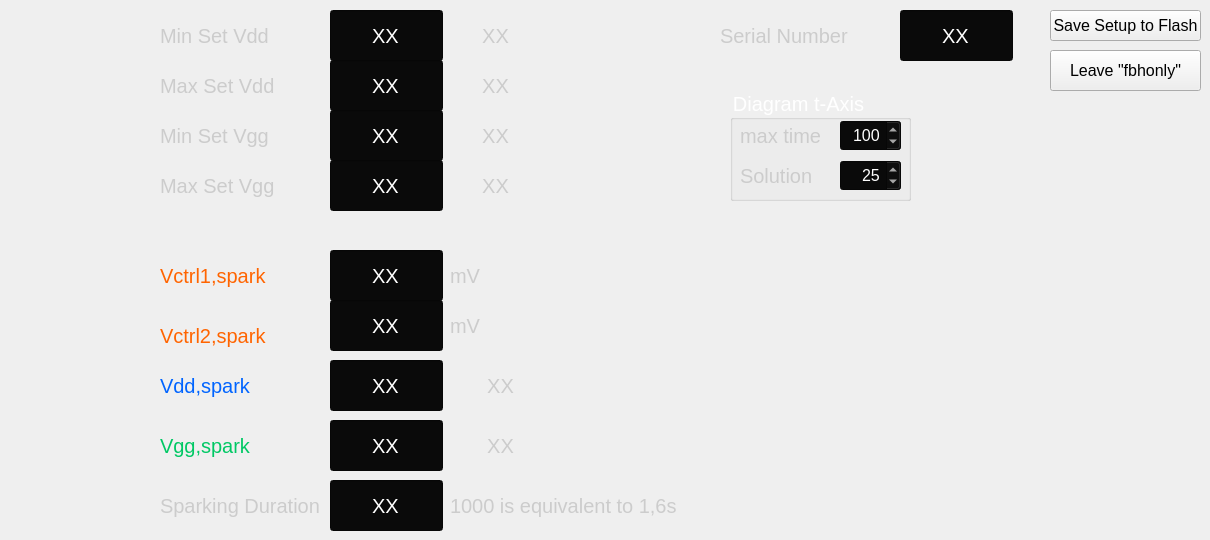
   <widget class="QWidget" name="Limits">
    <attribute name="title">
     <string>Limits</string>
    </attribute>
    <widget class="QLineEdit" name="editVddmax">
     <property name="geometry">
      <rect>
       <x>330</x>
       <y>60</y>
       <width>113</width>
       <height>51</height>
      </rect>
     </property>
     <property name="font">
      <font>
       <pointsize>15</pointsize>
      </font>
     </property>
     <property name="styleSheet">
      <string notr="true">background-color: rgb(10, 10, 10);
color: rgb(255, 255, 255);</string>
     </property>
     <property name="text">
      <string>XX</string>
     </property>
     <property name="alignment">
      <set>Qt::AlignCenter</set>
     </property>
    </widget>
    <widget class="QLabel" name="lblDigPotiCustomer_11">
     <property name="geometry">
      <rect>
       <x>160</x>
       <y>70</y>
       <width>161</width>
       <height>31</height>
      </rect>
     </property>
     <property name="font">
      <font>
       <pointsize>15</pointsize>
      </font>
     </property>
     <property name="styleSheet">
      <string notr="true">color: rgb(204, 204, 204);</string>
     </property>
     <property name="text">
      <string>Max Set Vdd</string>
     </property>
     <property name="alignment">
      <set>Qt::AlignLeading|Qt::AlignLeft|Qt::AlignVCenter</set>
     </property>
    </widget>
    <widget class="QLineEdit" name="editVddmin">
     <property name="geometry">
      <rect>
       <x>330</x>
       <y>10</y>
       <width>113</width>
       <height>51</height>
      </rect>
     </property>
     <property name="font">
      <font>
       <pointsize>15</pointsize>
      </font>
     </property>
     <property name="styleSheet">
      <string notr="true">background-color: rgb(10, 10, 10);
color: rgb(255, 255, 255);</string>
     </property>
     <property name="text">
      <string>XX</string>
     </property>
     <property name="alignment">
      <set>Qt::AlignCenter</set>
     </property>
    </widget>
    <widget class="QLabel" name="lblDigPotiCustomer_12">
     <property name="geometry">
      <rect>
       <x>160</x>
       <y>20</y>
       <width>161</width>
       <height>31</height>
      </rect>
     </property>
     <property name="font">
      <font>
       <pointsize>15</pointsize>
      </font>
     </property>
     <property name="styleSheet">
      <string notr="true">color: rgb(204, 204, 204);</string>
     </property>
     <property name="text">
      <string>Min Set Vdd</string>
     </property>
     <property name="alignment">
      <set>Qt::AlignLeading|Qt::AlignLeft|Qt::AlignVCenter</set>
     </property>
    </widget>
    <widget class="QLabel" name="lblDigPotiCustomer_13">
     <property name="geometry">
      <rect>
       <x>160</x>
       <y>120</y>
       <width>161</width>
       <height>31</height>
      </rect>
     </property>
     <property name="font">
      <font>
       <pointsize>15</pointsize>
      </font>
     </property>
     <property name="styleSheet">
      <string notr="true">color: rgb(204, 204, 204);</string>
     </property>
     <property name="text">
      <string>Min Set Vgg</string>
     </property>
     <property name="alignment">
      <set>Qt::AlignLeading|Qt::AlignLeft|Qt::AlignVCenter</set>
     </property>
    </widget>
    <widget class="QLineEdit" name="editVggmin">
     <property name="geometry">
      <rect>
       <x>330</x>
       <y>110</y>
       <width>113</width>
       <height>51</height>
      </rect>
     </property>
     <property name="font">
      <font>
       <pointsize>15</pointsize>
      </font>
     </property>
     <property name="styleSheet">
      <string notr="true">background-color: rgb(10, 10, 10);
color: rgb(255, 255, 255);</string>
     </property>
     <property name="text">
      <string>XX</string>
     </property>
     <property name="alignment">
      <set>Qt::AlignCenter</set>
     </property>
    </widget>
    <widget class="QLineEdit" name="editVggmax">
     <property name="geometry">
      <rect>
       <x>330</x>
       <y>160</y>
       <width>113</width>
       <height>51</height>
      </rect>
     </property>
     <property name="font">
      <font>
       <pointsize>15</pointsize>
      </font>
     </property>
     <property name="styleSheet">
      <string notr="true">background-color: rgb(10, 10, 10);
color: rgb(255, 255, 255);</string>
     </property>
     <property name="text">
      <string>XX</string>
     </property>
     <property name="alignment">
      <set>Qt::AlignCenter</set>
     </property>
    </widget>
    <widget class="QLabel" name="lblDigPotiCustomer_14">
     <property name="geometry">
      <rect>
       <x>160</x>
       <y>170</y>
       <width>161</width>
       <height>31</height>
      </rect>
     </property>
     <property name="font">
      <font>
       <pointsize>15</pointsize>
      </font>
     </property>
     <property name="styleSheet">
      <string notr="true">color: rgb(204, 204, 204);</string>
     </property>
     <property name="text">
      <string>Max Set Vgg</string>
     </property>
     <property name="alignment">
      <set>Qt::AlignLeading|Qt::AlignLeft|Qt::AlignVCenter</set>
     </property>
    </widget>
    <widget class="QLineEdit" name="editSerNo">
     <property name="geometry">
      <rect>
       <x>900</x>
       <y>10</y>
       <width>113</width>
       <height>51</height>
      </rect>
     </property>
     <property name="font">
      <font>
       <pointsize>15</pointsize>
      </font>
     </property>
     <property name="styleSheet">
      <string notr="true">background-color: rgb(10, 10, 10);
color: rgb(255, 255, 255);</string>
     </property>
     <property name="text">
      <string>XX</string>
     </property>
     <property name="alignment">
      <set>Qt::AlignCenter</set>
     </property>
    </widget>
    <widget class="QLabel" name="lblDigPotiCustomer_16">
     <property name="geometry">
      <rect>
       <x>720</x>
       <y>20</y>
       <width>171</width>
       <height>31</height>
      </rect>
     </property>
     <property name="font">
      <font>
       <pointsize>15</pointsize>
      </font>
     </property>
     <property name="styleSheet">
      <string notr="true">color: rgb(204, 204, 204);</string>
     </property>
     <property name="text">
      <string>Serial Number</string>
     </property>
     <property name="alignment">
      <set>Qt::AlignLeading|Qt::AlignLeft|Qt::AlignVCenter</set>
     </property>
    </widget>
    <widget class="QLabel" name="lblDigPotiCustomer_17">
     <property name="geometry">
      <rect>
       <x>160</x>
       <y>370</y>
       <width>171</width>
       <height>31</height>
      </rect>
     </property>
     <property name="font">
      <font>
       <pointsize>15</pointsize>
      </font>
     </property>
     <property name="styleSheet">
      <string notr="true">color: rgb(0, 100, 255);
background-color: rgba(0, 0, 0xff);</string>
     </property>
     <property name="text">
      <string>Vdd,spark</string>
     </property>
     <property name="alignment">
      <set>Qt::AlignLeading|Qt::AlignLeft|Qt::AlignVCenter</set>
     </property>
    </widget>
    <widget class="QLineEdit" name="editVddSpark">
     <property name="geometry">
      <rect>
       <x>330</x>
       <y>360</y>
       <width>113</width>
       <height>51</height>
      </rect>
     </property>
     <property name="font">
      <font>
       <pointsize>15</pointsize>
      </font>
     </property>
     <property name="styleSheet">
      <string notr="true">background-color: rgb(10, 10, 10);
color: rgb(255, 255, 255);</string>
     </property>
     <property name="text">
      <string>XX</string>
     </property>
     <property name="alignment">
      <set>Qt::AlignCenter</set>
     </property>
    </widget>
    <widget class="QLabel" name="lblDigPotiCustomer_18">
     <property name="geometry">
      <rect>
       <x>160</x>
       <y>430</y>
       <width>171</width>
       <height>31</height>
      </rect>
     </property>
     <property name="font">
      <font>
       <pointsize>15</pointsize>
      </font>
     </property>
     <property name="styleSheet">
      <string notr="true">color: rgb(0, 200, 100);
background-color: rgba(0, 0, 0xff);</string>
     </property>
     <property name="text">
      <string>Vgg,spark</string>
     </property>
     <property name="alignment">
      <set>Qt::AlignLeading|Qt::AlignLeft|Qt::AlignVCenter</set>
     </property>
    </widget>
    <widget class="QLineEdit" name="editVggSpark">
     <property name="geometry">
      <rect>
       <x>330</x>
       <y>420</y>
       <width>113</width>
       <height>51</height>
      </rect>
     </property>
     <property name="font">
      <font>
       <pointsize>15</pointsize>
      </font>
     </property>
     <property name="styleSheet">
      <string notr="true">background-color: rgb(10, 10, 10);
color: rgb(255, 255, 255);</string>
     </property>
     <property name="text">
      <string>XX</string>
     </property>
     <property name="alignment">
      <set>Qt::AlignCenter</set>
     </property>
    </widget>
    <widget class="QLabel" name="lblDigPotiCustomer_19">
     <property name="geometry">
      <rect>
       <x>160</x>
       <y>490</y>
       <width>171</width>
       <height>31</height>
      </rect>
     </property>
     <property name="font">
      <font>
       <pointsize>15</pointsize>
      </font>
     </property>
     <property name="styleSheet">
      <string notr="true">color: rgb(204, 204, 204);</string>
     </property>
     <property name="text">
      <string>Sparking Duration</string>
     </property>
     <property name="alignment">
      <set>Qt::AlignLeading|Qt::AlignLeft|Qt::AlignVCenter</set>
     </property>
    </widget>
    <widget class="QLineEdit" name="editSparkDuration">
     <property name="geometry">
      <rect>
       <x>330</x>
       <y>480</y>
       <width>113</width>
       <height>51</height>
      </rect>
     </property>
     <property name="font">
      <font>
       <pointsize>15</pointsize>
      </font>
     </property>
     <property name="styleSheet">
      <string notr="true">background-color: rgb(10, 10, 10);
color: rgb(255, 255, 255);</string>
     </property>
     <property name="text">
      <string>XX</string>
     </property>
     <property name="alignment">
      <set>Qt::AlignCenter</set>
     </property>
    </widget>
    <widget class="QLabel" name="lblDigPotiCustomer_24">
     <property name="geometry">
      <rect>
       <x>450</x>
       <y>490</y>
       <width>281</width>
       <height>31</height>
      </rect>
     </property>
     <property name="font">
      <font>
       <pointsize>15</pointsize>
      </font>
     </property>
     <property name="styleSheet">
      <string notr="true">color: rgb(204, 204, 204);</string>
     </property>
     <property name="text">
      <string>1000 is equivalent to 1,6s</string>
     </property>
     <property name="alignment">
      <set>Qt::AlignLeading|Qt::AlignLeft|Qt::AlignVCenter</set>
     </property>
    </widget>
    <widget class="QPushButton" name="btnSaveSetup">
     <property name="geometry">
      <rect>
       <x>1050</x>
       <y>10</y>
       <width>151</width>
       <height>31</height>
      </rect>
     </property>
     <property name="font">
      <font>
       <pointsize>12</pointsize>
      </font>
     </property>
     <property name="text">
      <string>Save Setup to Flash</string>
     </property>
    </widget>
    <widget class="QPushButton" name="btnLeaveFbhonly">
     <property name="geometry">
      <rect>
       <x>1050</x>
       <y>50</y>
       <width>151</width>
       <height>41</height>
      </rect>
     </property>
     <property name="font">
      <font>
       <pointsize>12</pointsize>
      </font>
     </property>
     <property name="text">
      <string>Leave &quot;fbhonly&quot;</string>
     </property>
    </widget>
    <widget class="QGroupBox" name="groupBox_4">
     <property name="geometry">
      <rect>
       <x>730</x>
       <y>90</y>
       <width>181</width>
       <height>111</height>
      </rect>
     </property>
     <property name="font">
      <font>
       <pointsize>15</pointsize>
      </font>
     </property>
     <property name="styleSheet">
      <string notr="true">color: rgb(255, 255, 255);
background-color: rgba(0, 0, 0xff);</string>
     </property>
     <property name="title">
      <string>Diagram t-Axis</string>
     </property>
     <widget class="QLabel" name="lblDigPotiCustomer_20">
      <property name="geometry">
       <rect>
        <x>10</x>
        <y>30</y>
        <width>91</width>
        <height>31</height>
       </rect>
      </property>
      <property name="font">
       <font>
        <pointsize>15</pointsize>
       </font>
      </property>
      <property name="styleSheet">
       <string notr="true">color: rgb(204, 204, 204);</string>
      </property>
      <property name="text">
       <string>max time</string>
      </property>
      <property name="alignment">
       <set>Qt::AlignLeading|Qt::AlignLeft|Qt::AlignVCenter</set>
      </property>
     </widget>
     <widget class="QSpinBox" name="spnTickStepX">
      <property name="geometry">
       <rect>
        <x>110</x>
        <y>70</y>
        <width>61</width>
        <height>31</height>
       </rect>
      </property>
      <property name="font">
       <font>
        <pointsize>12</pointsize>
       </font>
      </property>
      <property name="styleSheet">
       <string notr="true">background-color: rgb(10, 10, 10);
color: rgb(255, 255, 255);</string>
      </property>
      <property name="alignment">
       <set>Qt::AlignRight|Qt::AlignTrailing|Qt::AlignVCenter</set>
      </property>
      <property name="buttonSymbols">
       <enum>QAbstractSpinBox::UpDownArrows</enum>
      </property>
      <property name="maximum">
       <number>50</number>
      </property>
      <property name="singleStep">
       <number>1</number>
      </property>
      <property name="value">
       <number>25</number>
      </property>
     </widget>
     <widget class="QSpinBox" name="spnMaxX">
      <property name="geometry">
       <rect>
        <x>110</x>
        <y>30</y>
        <width>61</width>
        <height>31</height>
       </rect>
      </property>
      <property name="font">
       <font>
        <pointsize>12</pointsize>
       </font>
      </property>
      <property name="styleSheet">
       <string notr="true">background-color: rgb(10, 10, 10);
color: rgb(255, 255, 255);</string>
      </property>
      <property name="alignment">
       <set>Qt::AlignRight|Qt::AlignTrailing|Qt::AlignVCenter</set>
      </property>
      <property name="buttonSymbols">
       <enum>QAbstractSpinBox::UpDownArrows</enum>
      </property>
      <property name="maximum">
       <number>500</number>
      </property>
      <property name="singleStep">
       <number>1</number>
      </property>
      <property name="value">
       <number>100</number>
      </property>
     </widget>
     <widget class="QLabel" name="lblDigPotiCustomer_22">
      <property name="geometry">
       <rect>
        <x>10</x>
        <y>70</y>
        <width>91</width>
        <height>31</height>
       </rect>
      </property>
      <property name="font">
       <font>
        <pointsize>15</pointsize>
       </font>
      </property>
      <property name="styleSheet">
       <string notr="true">color: rgb(204, 204, 204);</string>
      </property>
      <property name="text">
       <string>Solution</string>
      </property>
      <property name="alignment">
       <set>Qt::AlignLeading|Qt::AlignLeft|Qt::AlignVCenter</set>
      </property>
     </widget>
    </widget>
    <widget class="QLineEdit" name="editVctrl1Spark">
     <property name="geometry">
      <rect>
       <x>330</x>
       <y>250</y>
       <width>113</width>
       <height>51</height>
      </rect>
     </property>
     <property name="font">
      <font>
       <pointsize>15</pointsize>
      </font>
     </property>
     <property name="styleSheet">
      <string notr="true">background-color: rgb(10, 10, 10);
color: rgb(255, 255, 255);</string>
     </property>
     <property name="text">
      <string>XX</string>
     </property>
     <property name="alignment">
      <set>Qt::AlignCenter</set>
     </property>
    </widget>
    <widget class="QLineEdit" name="editVctrl2Spark">
     <property name="geometry">
      <rect>
       <x>330</x>
       <y>300</y>
       <width>113</width>
       <height>51</height>
      </rect>
     </property>
     <property name="font">
      <font>
       <pointsize>15</pointsize>
      </font>
     </property>
     <property name="styleSheet">
      <string notr="true">background-color: rgb(10, 10, 10);
color: rgb(255, 255, 255);</string>
     </property>
     <property name="text">
      <string>XX</string>
     </property>
     <property name="alignment">
      <set>Qt::AlignCenter</set>
     </property>
    </widget>
    <widget class="QLabel" name="lblDigPotiCustomer_21">
     <property name="geometry">
      <rect>
       <x>160</x>
       <y>320</y>
       <width>171</width>
       <height>31</height>
      </rect>
     </property>
     <property name="font">
      <font>
       <pointsize>15</pointsize>
      </font>
     </property>
     <property name="styleSheet">
      <string notr="true">color: rgb(255, 100, 0);
background-color: rgba(0, 0, 0xff);</string>
     </property>
     <property name="text">
      <string>Vctrl2,spark</string>
     </property>
     <property name="alignment">
      <set>Qt::AlignLeading|Qt::AlignLeft|Qt::AlignVCenter</set>
     </property>
    </widget>
    <widget class="QLabel" name="lblDigPotiCustomer_23">
     <property name="geometry">
      <rect>
       <x>160</x>
       <y>260</y>
       <width>171</width>
       <height>31</height>
      </rect>
     </property>
     <property name="font">
      <font>
       <pointsize>15</pointsize>
      </font>
     </property>
     <property name="styleSheet">
      <string notr="true">color: rgb(255, 100, 0);
background-color: rgba(0, 0, 0xff);</string>
     </property>
     <property name="text">
      <string>Vctrl1,spark</string>
     </property>
     <property name="alignment">
      <set>Qt::AlignLeading|Qt::AlignLeft|Qt::AlignVCenter</set>
     </property>
    </widget>
    <widget class="QLabel" name="lblVggSpark">
     <property name="geometry">
      <rect>
       <x>450</x>
       <y>430</y>
       <width>101</width>
       <height>31</height>
      </rect>
     </property>
     <property name="font">
      <font>
       <pointsize>15</pointsize>
      </font>
     </property>
     <property name="styleSheet">
      <string notr="true">color: rgb(204, 204, 204);</string>
     </property>
     <property name="text">
      <string>XX</string>
     </property>
     <property name="alignment">
      <set>Qt::AlignCenter</set>
     </property>
    </widget>
    <widget class="QLabel" name="lblVddSpark">
     <property name="geometry">
      <rect>
       <x>450</x>
       <y>370</y>
       <width>101</width>
       <height>31</height>
      </rect>
     </property>
     <property name="font">
      <font>
       <pointsize>15</pointsize>
      </font>
     </property>
     <property name="styleSheet">
      <string notr="true">color: rgb(204, 204, 204);</string>
     </property>
     <property name="text">
      <string>XX</string>
     </property>
     <property name="alignment">
      <set>Qt::AlignCenter</set>
     </property>
    </widget>
    <widget class="QLabel" name="lblVddMax">
     <property name="geometry">
      <rect>
       <x>450</x>
       <y>70</y>
       <width>91</width>
       <height>31</height>
      </rect>
     </property>
     <property name="font">
      <font>
       <pointsize>15</pointsize>
      </font>
     </property>
     <property name="styleSheet">
      <string notr="true">color: rgb(204, 204, 204);</string>
     </property>
     <property name="text">
      <string>XX</string>
     </property>
     <property name="alignment">
      <set>Qt::AlignCenter</set>
     </property>
    </widget>
    <widget class="QLabel" name="lblVddMin">
     <property name="geometry">
      <rect>
       <x>450</x>
       <y>20</y>
       <width>91</width>
       <height>31</height>
      </rect>
     </property>
     <property name="font">
      <font>
       <pointsize>15</pointsize>
      </font>
     </property>
     <property name="styleSheet">
      <string notr="true">color: rgb(204, 204, 204);</string>
     </property>
     <property name="text">
      <string>XX</string>
     </property>
     <property name="alignment">
      <set>Qt::AlignCenter</set>
     </property>
    </widget>
    <widget class="QLabel" name="lblVggMin">
     <property name="geometry">
      <rect>
       <x>450</x>
       <y>120</y>
       <width>91</width>
       <height>31</height>
      </rect>
     </property>
     <property name="font">
      <font>
       <pointsize>15</pointsize>
      </font>
     </property>
     <property name="styleSheet">
      <string notr="true">color: rgb(204, 204, 204);</string>
     </property>
     <property name="text">
      <string>XX</string>
     </property>
     <property name="alignment">
      <set>Qt::AlignCenter</set>
     </property>
    </widget>
    <widget class="QLabel" name="lblVggMax">
     <property name="geometry">
      <rect>
       <x>450</x>
       <y>170</y>
       <width>91</width>
       <height>31</height>
      </rect>
     </property>
     <property name="font">
      <font>
       <pointsize>15</pointsize>
      </font>
     </property>
     <property name="styleSheet">
      <string notr="true">color: rgb(204, 204, 204);</string>
     </property>
     <property name="text">
      <string>XX</string>
     </property>
     <property name="alignment">
      <set>Qt::AlignCenter</set>
     </property>
    </widget>
    <widget class="QLabel" name="lblmV">
     <property name="geometry">
      <rect>
       <x>450</x>
       <y>260</y>
       <width>51</width>
       <height>31</height>
      </rect>
     </property>
     <property name="font">
      <font>
       <pointsize>15</pointsize>
      </font>
     </property>
     <property name="styleSheet">
      <string notr="true">color: rgb(204, 204, 204);</string>
     </property>
     <property name="text">
      <string>mV</string>
     </property>
     <property name="alignment">
      <set>Qt::AlignLeading|Qt::AlignLeft|Qt::AlignVCenter</set>
     </property>
    </widget>
    <widget class="QLabel" name="lblmV_2">
     <property name="geometry">
      <rect>
       <x>450</x>
       <y>310</y>
       <width>51</width>
       <height>31</height>
      </rect>
     </property>
     <property name="font">
      <font>
       <pointsize>15</pointsize>
      </font>
     </property>
     <property name="styleSheet">
      <string notr="true">color: rgb(204, 204, 204);</string>
     </property>
     <property name="text">
      <string>mV</string>
     </property>
     <property name="alignment">
      <set>Qt::AlignLeading|Qt::AlignLeft|Qt::AlignVCenter</set>
     </property>
    </widget>
   </widget>
